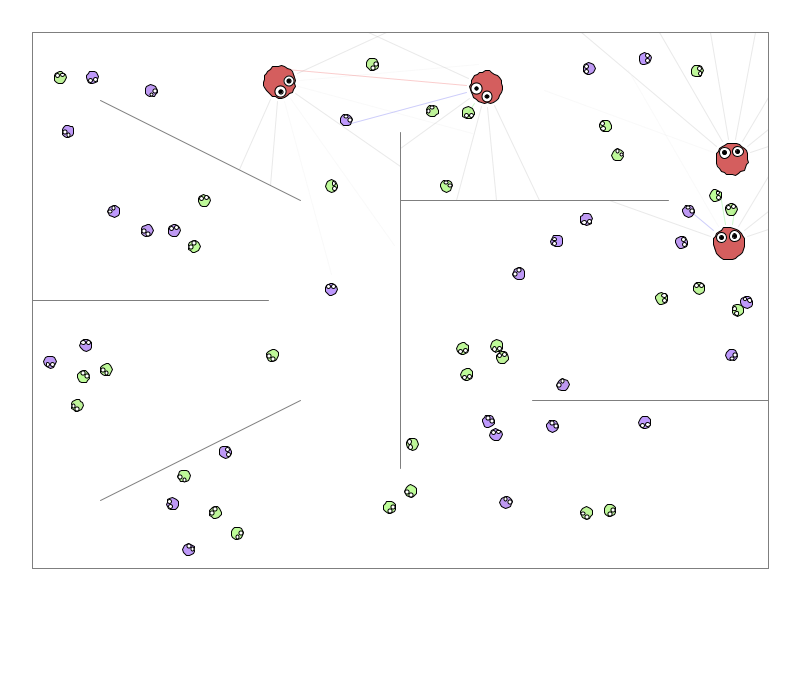
Frame 1 (no input)
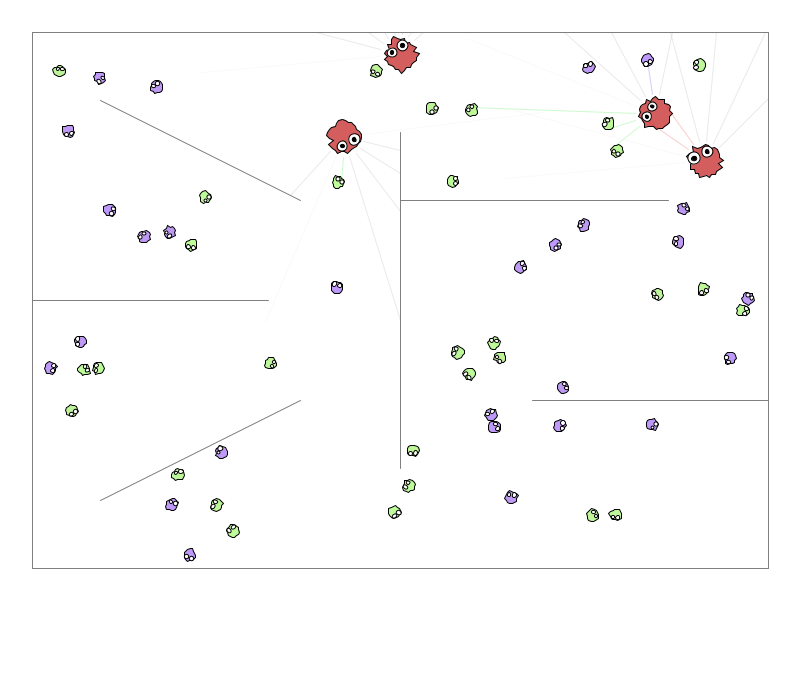
Frame 60 (the mouse pressed at the canvas centre just before this capture)
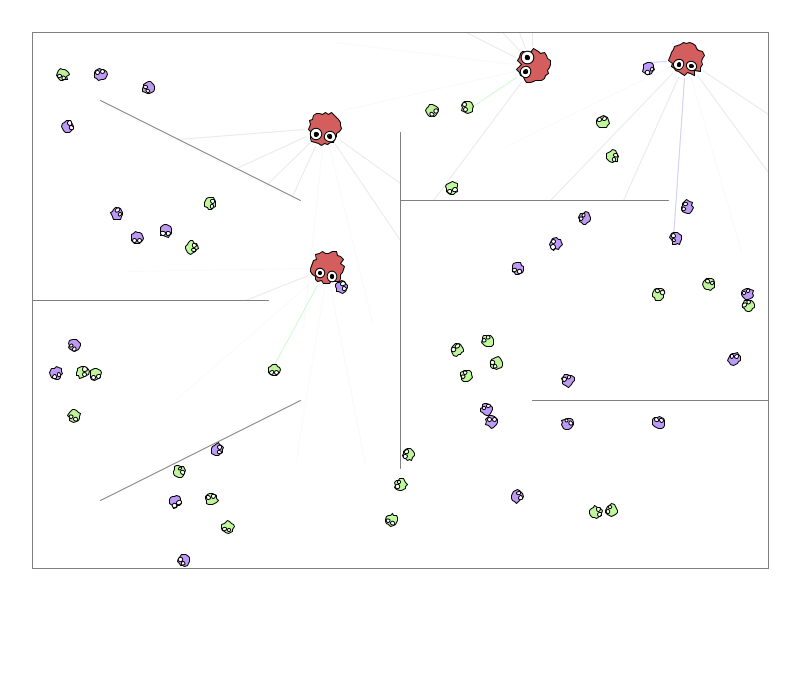
Frame 120 (the mouse held since frame 60 and released just before this capture)

The Processing sketch that drew these frames (run headless with seeded random() and noise(); from frame 60 on, the mouse is pressed at the canvas centre):

// Processing sketch: processing_160512
// ── processing_160512.pde

/* @pjs crisp=true; 
 */

// creature:  test of q learning and neural network for creature survival

World world;

void setup() {
  frameRate(30);
  size(800, 700); // leave 800x200 at bottom for other controls (use control panel)
  world = new World(800, 600);
  world.init(); // stuff that cannot be done in GameSetting.init()
}

void draw() {
  //world.display();
  background(255);
  world.display();
}

// main world where creature lives
class World {

  // universal constants
  final static int nCreatureType = 2; // 3 type of creature types for now
  final static int nActionState = 8; // can only move in 8 directions
  // 0 - food
  // 1 - base type of creature
  final static int TYPEFOOD = 0;
  final static int TYPECRITTER = 1;
  final static int INITCRITTER = 4;
  final static int INITFOOD = 60;
  final static int BREEDLIMIT = 10; // if less than total of 10 creatures, then generate more food.
  // this means if all 10 creatures are critters, they will eventually die of starvation if dLife/dTime is negative in future.
  final static float LARGENUM = 100000000000000000000000.0;

  final static float initLife = 100.0;
  final static float wallPenalty = -10.0;
  final static float foodNutrition = 10.0;
  final static int nPerception = 8;
  final static float CreatureEyeSightLength = 200.0;
  final static float gridSnap = 32; // area between outer walls and screen limit

  boolean DEBUGWALLMODE = false;
  boolean DEBUGTARGETMODE = false;
  boolean HUMANCONTROLMODE = true;

  // precompute for speed
  float[] sinTable;
  float[] cosTable;
  CreatureSetting[] creatureSetting;
  ArrayList<Creature> creatures;
  ArrayList<Wall> walls;
  Creature myCreature; // selected controlled creature, can select one at a time.

  int sizeX, sizeY; // size of game canvas (less than real canvas)
  int latest_cid; // assing a unique integer ID to each critter
  
  float barX, barY; // base location of info bar for selected creature

  CreatureSetting foodCreature, critterCreature; // settings of creatures such as size

    World(int theWidth, int theHeight) {
    sizeX = theWidth;
    sizeY = theHeight;
    
    barX = 10;
    barY = sizeY;

    sinTable = new float[360]; // precompute sine angles for each degree
    cosTable = new float[360]; // precompute cosine angles for each degree

    for (int i=0; i<360; i++) { // precompute sine tables
      sinTable[i] = sin(radians(i));
      cosTable[i] = cos(radians(i));
    }

    creatureSetting = new CreatureSetting[nCreatureType];
    creatures = new ArrayList<Creature>();
    walls = new ArrayList<Wall>();
    myCreature = null;

    latest_cid = 0;
  }

  void init() {
    // define the new creatures below:  (in the future can be replaced with JSON)
    foodCreature = new CreatureSetting();
    foodCreature.radius = 6.0;
    foodCreature.bodyColor = color(90, 199, 78, 255);
    foodCreature.maxSpeed = 0.15;
    foodCreature.maxForce = 0.15;
    foodCreature.nMembranePoints = 16;
    foodCreature.nPerception = 0;
    creatureSetting[0] = foodCreature;

    critterCreature = new CreatureSetting();
    critterCreature.radius = 16.0;
    critterCreature.bodyColor = color(200, 50, 50, 200);
    critterCreature.maxSpeed = 3.0;
    critterCreature.maxForce = 0.2;
    critterCreature.nMembranePoints = 32;
    critterCreature.nPerception = world.nPerception;
    creatureSetting[1] = critterCreature;

    // draw walls

    walls.add( new Wall(gridSnap, gridSnap, sizeX-gridSnap, gridSnap) );
    walls.add( new Wall(sizeX-gridSnap, gridSnap, sizeX-gridSnap, sizeY-gridSnap) );
    walls.add( new Wall(sizeX-gridSnap, sizeY-gridSnap, gridSnap, sizeY-gridSnap) );
    walls.add( new Wall(gridSnap, sizeY-gridSnap, gridSnap, gridSnap) );
    walls.add( new Wall(sizeX/2, 100+gridSnap, sizeX/2, sizeY-100-gridSnap) );
    walls.add( new Wall(gridSnap, sizeY/2, sizeX/2-100-gridSnap, sizeY/2) );
    walls.add( new Wall(sizeX/2, sizeY/3, sizeX-100-gridSnap, sizeY/3) );
    walls.add( new Wall(sizeX/2+100+gridSnap, 2*sizeY/3, sizeX-gridSnap, 2*sizeY/3) );
    walls.add( new Wall(100, 100, sizeX/2-100, sizeY/2-100) );
    walls.add( new Wall(100, sizeY-100, sizeX/2-100, sizeY/2+100) );

    for (int i = 0; i < INITCRITTER; i++) {
      addRandomCreature(TYPECRITTER);
    }

    for (int i = 0; i < INITFOOD; i++) {
      addRandomCreature(TYPEFOOD);
    }
  }

  // return true if (x, y) is within valid play area
  boolean inValidArea(float x, float y) {
    float g = 32;
    if ((x > g) && (x < (sizeX - g)) && (y > g) && (y < (sizeY - g))) {
      return true;
    }
    return false;
  }

  void addCreature(float x, float y, int creatureType) {
    float r = creatureSetting[creatureType].radius;
    if (isTouchingWall(x, y, r) == false && inValidArea(x, y) == true) {
      creatures.add( new Creature(x, y, creatureType) );
    }
  }

  void addRandomCreature(int creatureType) {
    float cx, cy, r;
    r = creatureSetting[creatureType].radius;
    do {
      cx = random(gridSnap, sizeX-gridSnap);
      cy = random(gridSnap, sizeY-gridSnap);
    } 
    while (isTouchingWall (cx, cy, r)==true);
    addCreature(cx, cy, creatureType);
  }  

  int createCID() {
    latest_cid ++;
    return latest_cid;
  }

  // returns true if a circle at cx, cy center point (radius r) is touching any of the walls in world
  boolean isTouchingWall(float cx, float cy, float r) {
    float d;
    for (Wall w : walls) {
      d = CustomTool.distanceToCircle(w.point1.x, w.point1.y, w.point2.x, w.point2.y, cx, cy, r);
      if (d <= r) {
        return true;
      }
    }
    return false;
  }

  CreatureSetting getCreatureSetting(int creatureType) {
    // access to 'world' global variable.
    if (creatureType == 0) {
      return foodCreature;
    }
    return critterCreature;
  }

  // returns whether location (x, y) is hovering on top of a creature
  // if so, sets myCreature to point to that creature if it is a critter
  boolean getCreatureAtLocation(float x, float y) {
    for (Creature c : creatures) {
      if (c.isInside(x, y)) {
        if (c.creatureType == TYPECRITTER) {
          myCreature = c;
        }
        return true;
      }
    }
    myCreature = null;
    return false;
  }


  float fastSin(float xDeg) {
    int deg = round(xDeg);
    if (deg >= 0) {
      return sinTable[(deg % 360)];
    }
    return -sinTable[((-deg) % 360)];
  }

  float fastCos(float xDeg) {
    int deg = round(xDeg);
    if (deg >= 0) {
      return cosTable[(deg % 360)];
    }
    return cosTable[((-deg) % 360)];
  }

  void rotatePVector(PVector orig, float theta) {
    // theta is in degrees
    float x, y;
    x = orig.x;
    y = orig.y;
    orig.x = x*fastCos(theta) - y*fastSin(theta);
    orig.y = x*fastSin(theta) + y*fastCos(theta);
  }



  void display () {
    Creature c;
    for (int i = 0; i < creatures.size (); i++) {
      c = creatures.get(i);
      c.decide();
      c.update();
      c.display();
    }

    for (Wall w : walls) {
      w.display();
    }

    if (mousePressed) {
      if ( getCreatureAtLocation(mouseX, mouseY) == false ) {
        addCreature(mouseX, mouseY, TYPEFOOD);
      }
    }

    if (myCreature != null) {
      strokeWeight(0.1);
      //fill(50, 50, 255, 50);
      //fill(255, 255, 255, 0);
      noFill();
      ellipse(myCreature.position.x, myCreature.position.y, myCreature.setting.radius*3, myCreature.setting.radius*3);
      displayCreatureDetails(myCreature);
    }
    
    // if no food left, add random food again
    if (creatures.size() <= BREEDLIMIT) {
    for (int i = 0; i < INITFOOD; i++) {
      addRandomCreature(TYPEFOOD);
    }
    }
    
  }
  
  // draws on the lower part of the screen details about the creature
  void displayCreatureDetails(Creature c) {
    // draw life bar
    float life = c.setting.life;
    fill(min(255,max(-life*100,0)), min(255,max(life*100,0)), 0, 120);
    rect(barX+100, barY-8, map(life, 0, 200, 0, 100), 16);
    
    // draw perception rods
    float rodWidth = 8;
    float rodHeight = 16;
    color nutritionColor = color(255, 255, 255, 120);

    for (int i = c.setting.nPerception-1; i >=0 ; i--) { // descending loop to map natural direction to screen (left to right)
      PerceptionRod p = c.perceptionRods[i];
      fill(p.rodColor);
      rect(barX+i*rodWidth+10, barY+16, rodWidth, rodHeight);
      if (p.sightNutrition >= 0) {
        nutritionColor = color(50, 155+map(p.sightNutrition, 0, 10, 0, 100), 50, 120);
      } else {
        nutritionColor = color(155+map(-p.sightNutrition, 0, 10, 0, 100), 50, 50, 120);
      }
      fill(nutritionColor);
      rect(barX+10+i*rodWidth, barY+16+rodHeight+1, rodWidth, rodHeight);
      fill(50, 50, 200, map(p.sightDistance, 0, world.CreatureEyeSightLength, 150, 0));
      rect(barX+10+i*rodWidth, barY+16+2*rodHeight+2, rodWidth, rodHeight);
    }
    
  }
  
}

class Wall {
  PVector point1;
  PVector point2;
  color wallColor;
  float nutrition;

  Wall(float x1, float y1, float x2, float y2) {
    wallColor = color(127);
    point1 = new PVector(x1, y1);
    point2 = new PVector(x2, y2);
    nutrition = world.wallPenalty; // if critter hits wall, it loses some life.
  }

  void display() {

    stroke(wallColor);
    line(point1.x, point1.y, point2.x, point2.y);
  }

  void setColorBlack() {
    wallColor = color(100);
  }

  void setColorRed() {
    wallColor = color(255, 0, 0);
  }
}

class PerceptionRod {
  PVector theCenter;
  float directionDegree; // direction in degrees (not radians)
  PVector direction; // normalized direction vector.
  color rodColor;
  PVector point1;
  PVector point2;
  float bufferSpace = 4.0;

  // record what is seen
  int sightType;
  float sightLife;
  float sightNutrition;
  float sightDistance;

  PerceptionRod() {
    rodColor = color(230, 230, 230, 100);
    theCenter = new PVector(0.0, 0.0);
    direction = new PVector(0.0, 0.0);
    point1 = new PVector(0.0, 0.0);
    point2 = new PVector(0.0, 0.0);
  }

  void init(float cx, float cy, float r, float directionAngleDegrees, float eyeSight) {
    theCenter.x = cx;
    theCenter.y = cy;
    directionDegree = directionAngleDegrees;
    direction.x = world.fastCos(directionDegree);
    direction.y = world.fastSin(directionDegree);
    point1.x = (r + bufferSpace) * direction.x;
    point1.y = (r + bufferSpace) * direction.y;
    point2.x = (eyeSight) * direction.x;
    point2.y = (eyeSight) * direction.y;
    point1.add(theCenter);
    point2.add(theCenter);

    sightDistance = eyeSight;
    sightType = -2; // nothing
    sightLife = 0.0;
    sightNutrition = 0.0;
  }

  void processSight() {
    float x1, y1, x2, y2, cx, cy, r;
    float best, d2, dpt_creature;
    PVector pt;
    x1 = point1.x;
    y1 = point1.y;
    x2 = point2.x;
    y2 = point2.y;
    best = world.LARGENUM;

    // scan for walls
    float x3, y3, x4, y4;
    for (Wall w : world.walls) {
      x3 = w.point1.x;
      y3 = w.point1.y;
      x4 = w.point2.x;
      y4 = w.point2.y;
      pt = CustomTool.intersection_lineline(x1, y1, x2, y2, x3, y3, x4, y4);
      if (pt != null) {
        d2 = CustomTool.dist2(pt, point1);
        if (d2 < best) {
          best = d2;
          sightType = -1; // wall
          sightLife = 0.0; // no life for walls
          sightNutrition = w.nutrition;
          x2 = pt.x;
          y2 = pt.y;
        }
      }
    }

    // scan for creatures
    for (Creature c : world.creatures) {
      cx = c.position.x;
      cy = c.position.y;
      r = c.setting.radius;
      pt = CustomTool.getClosestPointToCenter( x1, y1, x2, y2, cx, cy, r);
      d2 = CustomTool.dist2(pt, point1);
      dpt_creature = CustomTool.dist2(pt, c.position);
      if (d2 < best && (dpt_creature < r*r) ) {
        best = d2;
        //sightDistance = eyeSight;
        sightType = c.creatureType; // nothing
        sightLife = c.setting.life;
        sightNutrition = c.setting.nutrition;
        x2 = pt.x;
        y2 = pt.y;
      }
    }

    point2.x = x2;
    point2.y = y2;
    sightDistance = sqrt(CustomTool.dist2(point1, point2));

    // update color
    if (sightType == world.TYPECRITTER) {
      rodColor = color(230, 0, 0, 50);
    } else if (sightType == world.TYPEFOOD) {
      if (sightNutrition >= 0) {
        rodColor = color(0, 230, 0, 50);
      } else {
        rodColor = color(0, 0, 230, 50);
      }
    } else if (sightType == -1) { // wall
      rodColor = color(200, 200, 200, 100);
    } else {
      rodColor = color(240, 240, 240, 100);
    }
  }

  void display() {
    stroke(rodColor);
    line(point1.x, point1.y, point2.x, point2.y);
  }
}

class CreatureSetting {
  float radius;
  color bodyColor;
  float maxSpeed;
  float maxForce;
  int nMembranePoints;
  float life; // the creature's life
  float nutrition; // how much life is available for other creatures if this creature died and is eaten.
  int nPerception; // how many perception sticks creature owns
  float eyeSight; // length (in pixels) of how far creature can see.

  CreatureSetting() {
    radius = 4;
    bodyColor = color(127, 127, 127, 127);
    maxSpeed = 1.0;
    maxForce = 1.0;
    nMembranePoints = 6;
    life = world.initLife;
    nutrition = 0.0;
    nPerception = 0;
    eyeSight = world.CreatureEyeSightLength;
  }

  CreatureSetting getCopy() {
    CreatureSetting result = new CreatureSetting();
    result.radius = radius;
    result.bodyColor = bodyColor;
    result.maxSpeed = maxSpeed;
    result.maxForce = maxForce;
    result.nMembranePoints = nMembranePoints;
    result.life = life;
    result.nutrition = nutrition;
    result.nPerception = nPerception;
    result.eyeSight = eyeSight;
    return result;
  }
}


class Creature {

  // All the usual stuff
  PVector position;
  CreatureSetting setting;
  PerceptionRod[] perceptionRods;
  PVector velocity;
  PVector acceleration;
  float directionAngle;

  int creatureType;
  int cid; // unique ID number for each creature.

  float[] membraneDeviation;
  float[] membraneLocX;
  float[] membraneLocY;

  // Constructor initialize all values
  Creature(float x, float y, int theCreatureType) {
    position = new PVector(x, y);
    creatureType = theCreatureType;
    setting = world.creatureSetting[creatureType].getCopy(); // make a copy of the settings

    // generate a unique ID for the creature in the world.
    cid = world.createCID();

    // generate array of perception rods to see.
    perceptionRods = new PerceptionRod[setting.nPerception];

    for (int i = 0; i < setting.nPerception; i++) {
      perceptionRods[i] = new PerceptionRod();
    }

    // initial speed/accel etc
    acceleration = new PVector(0, 0);
    velocity = new PVector(0, 0);
    directionAngle = 0.0;

    // precalc location for random membrane
    int nMembranePoints = setting.nMembranePoints;

    membraneDeviation = new float[nMembranePoints];
    membraneLocX = new float[nMembranePoints];
    membraneLocY = new float[nMembranePoints];

    for (int i = 0; i < setting.nMembranePoints; i++) {
      membraneDeviation[i] = 0.0;
      float angle = i * (360 / nMembranePoints);
      membraneLocX[i] = world.fastCos(angle);
      membraneLocY[i] = world.fastSin(angle);
    }

    // create possibility for bad food.
    if (creatureType == world.TYPEFOOD) {
      float nutrition = random(-world.foodNutrition, world.foodNutrition);
      if (nutrition >= 0) {
        nutrition = map(nutrition, 0, world.foodNutrition, world.foodNutrition/2, world.foodNutrition);
      } else {
        nutrition = -map(-nutrition, 0, world.foodNutrition, world.foodNutrition/2, world.foodNutrition);
      }
      float greenColor = 0;
      float blueColor = 0;
      if (nutrition > 0) { // good stuff is green
        greenColor = map(nutrition, 0, world.foodNutrition, 150, 205);
      } else { // bad stuff is blue
        blueColor = map(-nutrition, 0, world.foodNutrition, 150, 205);
      }
      setting.nutrition = nutrition;
      setting.bodyColor = color(125, 50+greenColor, 50+blueColor, 127);
    }
  }

  // returns true of (x, y) is inside creature
  boolean isInside(float x, float y) {
    float dx = x - position.x;
    float dy = y - position.y;
    float d2 = dx*dx + dy*dy;
    if ( d2 <= (setting.radius*setting.radius) ) {
      return true;
    }
    return false;
  }

  void decide() {

    // seperate from similar creatures (and detect if eating other creature)
    PVector separateForce = separate();

    PVector theTarget = null;

    //theTarget = getClosestTarget();
    theTarget = getWanderingTarget();
    
    // the below enables mosue to control the creature
    if ( world.HUMANCONTROLMODE == true && world.myCreature != null && world.myCreature.cid == cid) {
      theTarget = new PVector(mouseX, mouseY); // if player controlled.
    }

    PVector seekForce = new PVector(0.0, 0.0);

    if (theTarget != null) {
      seekForce = seek(theTarget);
    } 

    separateForce.mult(2); // this control the relative strength of each forces
    seekForce.mult(1); // control relative strength
    applyForce(separateForce);
    applyForce(seekForce);
  }

  void applyForce(PVector force) {
    acceleration.add(force); // can divide by mass to do a = f / m (f=ma) here.
  }

  void stopMovement() {
    velocity.mult(0);
  }

  // based off a number from 0 to 8 (exclisive) return the point on the circle that will be the target for agent.
  PVector getTargetFromAction(int action) {
    float angle = 360.0 * float(action)/float(world.nActionState);
    PVector theTarget = new PVector(world.fastCos(angle), world.fastSin(angle));
    PVector direction = new PVector();
    direction = velocity.get();
    direction.normalize();
    direction.mult(setting.radius);

    theTarget.mult(setting.radius);

    //    theTarget.rotate(directionAngle); // not implemented in processingjs
    world.rotatePVector(theTarget, directionAngle);

    theTarget.add(direction);
    theTarget.add(position);

    if (world.DEBUGTARGETMODE == true) {
      fill(200);
      ellipse(theTarget.x, theTarget.y, 4, 4);
      fill(255);
      PVector theCenter = new PVector();
      theCenter = PVector.add(direction, position);
      ellipse(theCenter.x, theCenter.y, setting.radius*2, setting.radius*2);
    }
    return theTarget;
  }

  PVector getWanderingTarget() {
    int action; // 0 to world.nActionState (exclisive), 
    action = int( random(0, world.nActionState) );

    return getTargetFromAction(action);
  }

  PVector getClosestTarget() {
    PVector theTarget;
    PVector bestTarget = null;
    float d2;
    float closest = world.LARGENUM;
    for (int i = 0; i < world.creatures.size (); i++) {
      if (cid == world.creatures.get(i).cid || creatureType == world.creatures.get(i).creatureType) {
        // self is not a target, also same type is not a target.
        continue;
      }
      theTarget = world.creatures.get(i).position;
      d2 = CustomTool.dist2(position, theTarget);
      if (d2 < closest) {
        bestTarget = theTarget;
        closest = d2;
      }
    }
    if (bestTarget == null && creatureType == world.TYPECRITTER) {
      for (int i = 0; i < 30; i++) {
        world.addRandomCreature(world.TYPEFOOD);
      }
    }
    return bestTarget;
  }

  // A method that calculates a steering force towards a target
  // STEER = DESIRED MINUS VELOCITY
  PVector seek(PVector theTarget) {
    PVector desired = PVector.sub(theTarget, position);  // A vector pointing from the location to the target
    float magsq = CustomTool.dist2(theTarget, position);
    float r = setting.radius;
    float factor = min(1.0, magsq / (r * r));
    // Normalize desired and scale to maximum speed

    desired.normalize();
    desired.mult(setting.maxSpeed*factor);
    // Steering = Desired minus velocity
    PVector steer = PVector.sub(desired, velocity);
    steer.limit(setting.maxForce);  // Limit to maximum steering force
    if (creatureType == world.TYPEFOOD) {
      steer.mult(-1.0); // go away from predator
    }
    return steer;
  }

  // Separation and eating
  // Method checks for nearby creatures and moves away from same type
  PVector separate () {
    float r = setting.radius;
    float other_r = 0.0;
    float desired_d2 = (r*2)*(r*2);
    PVector sum = new PVector();
    int count = 0;
    // For every boid in the system, check if it's too close
    Creature other;
    for (int i = 0; i < world.creatures.size (); i++) {
      other = world.creatures.get(i);
      float d2 = CustomTool.dist2(position, other.position);
      other_r = other.setting.radius;
      desired_d2 = r + other_r;
      desired_d2 *= desired_d2;
      // If the distance is greater than 0 and less than an arbitrary amount
      if ((cid != other.cid) && (d2 < desired_d2) ) {
        if (creatureType == other.creatureType) {
          // Calculate vector pointing away from neighbor
          PVector diff = PVector.sub(position, other.position);
          diff.normalize();
          diff.div(desired_d2);        // Weight by distance
          sum.add(diff);
          count++;            // Keep track of how many
        } else if ( (creatureType == world.TYPECRITTER) && (other.creatureType == world.TYPEFOOD) ) { // eat the prey
          // absorb nutrition after eating
          setting.life += other.setting.nutrition;
          world.creatures.get(i).setting.life = 0.0;
          world.creatures.remove(i);
        }
      }
    }

    // Average -- divide by how many
    if (count > 0) {
      sum.div(count);
      // Our desired vector is the average scaled to maximum speed
      sum.normalize();
      sum.mult(setting.maxSpeed);
      // Implement Reynolds: Steering = Desired - Velocity
      sum.sub(velocity);
      sum.limit(setting.maxForce);
    }
    return sum;
  }

  // return the cloesest point from any wall in world.walls from self.
  PVector getClosestPointToWall() {
    PVector result;
    PVector pt;
    result = null;
    float best = world.LARGENUM;
    float x1, x2, y1, y2, cx, cy, r, d2;
    cx = position.x;
    cy = position.y;
    r = setting.radius;
    for (Wall w : world.walls) {
      x1 = w.point1.x;
      y1 = w.point1.y;
      x2 = w.point2.x;
      y2 = w.point2.y;
      pt = CustomTool.getClosestPointToCenter( x1, y1, x2, y2, cx, cy, r);
      d2 = CustomTool.dist2(pt, position);
      if (d2 < best) {
        best = d2;
        result = pt;
      }
    }
    return result;
  }

  void update() {

    // Update velocity
    velocity.add(acceleration);
    // Limit speed
    velocity.limit(setting.maxSpeed);

    directionAngle = degrees(atan2(velocity.y, velocity.x)); // update the direction angle of creature (radians);

    PVector wallPt;
    // do wall collision here
    wallPt = getClosestPointToWall();

    if (world.DEBUGWALLMODE == true) {
      fill(200);
      ellipse(wallPt.x, wallPt.y, 8, 8);
      line(wallPt.x, wallPt.y, position.x, position.y);
    }

    if (isInside(wallPt.x, wallPt.y) == true) {
      //do bounce here
      // u = (v · n / n · n) n 
      // w = v − u
      // v' = w - u
      //
      PVector u = new PVector();
      PVector n = new PVector();
      PVector w = new PVector();
      n = PVector.sub(position, wallPt);
      n.normalize();
      u = PVector.mult(n, PVector.dot(velocity, n));
      w = PVector.sub(velocity, u);
      velocity = PVector.sub(w, u);
      PVector bounce = new PVector();
      bounce = velocity.get();
      bounce.normalize();
      bounce.mult(setting.radius/4.0);
      position.add(bounce);
      
      // take off life for hitting wall:
      setting.life += world.wallPenalty;
    }

    position.add(velocity);

    // Reset accelertion to 0 each cycle
    acceleration.mult(0);

    // update perception rods
    float angleIncrement = 180.0 / float(setting.nPerception+1);

    float perceptionAngle = directionAngle+angleIncrement-90.0;// + angleIncrement;

    for (int i = 0; i < setting.nPerception; i++) {
      perceptionRods[i].init(position.x, position.y, setting.radius, perceptionAngle, setting.eyeSight);
      perceptionRods[i].processSight();
      perceptionAngle += angleIncrement;
    }
  }

  void display() {
    // draws the creature

    fill(setting.bodyColor);
    strokeWeight(1);
    stroke(0);
    pushMatrix();

    translate(position.x, position.y);
    float theta = velocity.heading2D() + radians(90);
    rotate(theta);
    beginShape();
    float len = 0;
    float deviation = 0;
    float locX, locY;
    int nMembranePoints = setting.nMembranePoints;
    float r = setting.radius; // short hand for radius

      // draw the body of the creature
    for (int i = 0; i < nMembranePoints; i++) {
      deviation = membraneDeviation[i];
      deviation += r*0.05*random(-1, 1);
      deviation *= 0.95;
      membraneDeviation[i] = deviation;
      len = r + deviation;
      locX = membraneLocX[i];
      locY = membraneLocY[i];
      vertex(len*locX, len*locY);
    }
    endShape(CLOSE);
    // draw the eyes
    for (int i = 0; i < 2; i++ ) { // draw 2 eyes
      int eyeIndex = round(nMembranePoints*(0.625+0.25*i));
      float eyeDist = 0.6;
      len = r + membraneDeviation[eyeIndex];
      locX = membraneLocX[eyeIndex];
      locY = membraneLocY[eyeIndex];
      fill(255);
      ellipse(len*locX*eyeDist, len*locY*eyeDist, len/1.5, len/1.5);
      if (setting.radius > 8) { // only draw eye pupil if radius is large enough
        fill(0);
        ellipse(len*locX*eyeDist, len*locY*eyeDist, len/(4), len/(4));
      }
    }
    popMatrix();

    // draw perception rods
    for (PerceptionRod p : perceptionRods) {
      p.display();
    }
  }
}

// A useful class to intersect lines and circles or to gest the closest point to a circle in a given segment
// author      Ale Gonzlez

static class CustomTool
{

  static float distanceToCircle(float x1, float y1, float x2, float y2, float cx, float cy, float r)
  {
    PVector closest = getClosestPointToCenter(x1, y1, x2, y2, cx, cy, r);
    float d = abs(sqrt((closest.x - cx)*(closest.x - cx) + (closest.y - cy)*(closest.y - cy)) - r);
    return d;
  }

  static float distanceToCenter(float x1, float y1, float x2, float y2, float cx, float cy, float r)
  {
    PVector closest = getClosestPointToCenter(x1, y1, x2, y2, cx, cy, r);
    float d = sqrt((closest.x - cx)*(closest.x - cx) + (closest.y - cy)*(closest.y - cy));
    return d;
  }

  static float squaredDistanceToCircle(float x1, float y1, float x2, float y2, float cx, float cy, float r)
  {
    float d = distanceToCircle(x1, y1, x2, y2, cx, cy, r);
    return d*d;
  }

  static float squaredDistanceToCenter(float x1, float y1, float x2, float y2, float cx, float cy, float r)
  {
    PVector closest = getClosestPointToCenter(x1, y1, x2, y2, cx, cy, r);
    float d = (closest.x - cx)*(closest.x - cx) + (closest.y - cy)*(closest.y - cy);
    return d;
  }

  static PVector getClosestPointToCenter(float x1, float y1, float x2, float y2, float cx, float cy, float r)
  {
    float
      dx = x2-x1, 
    dy = y2-y1, 
    sLength = sqrt(dx*dx + dy*dy), 
    sx = dx/sLength, 
    sy = dy/sLength, 
    pLength = (cx-x1)*sx + (cy-y1)*sy;

    if (pLength < 0)
      return new PVector(x1, y1);
    else if (pLength > sLength)
      return new PVector(x2, y2);

    return new PVector(x1 + sx*pLength, y1 + sy * pLength);
  }

  static PVector[] intersect(float x1, float y1, float x2, float y2, float cx, float cy, float r)
  {
    float sqR = r*r;
    //Check if segment extremes are inside the circle
    boolean
      oneInside = (cx-x1)*(cx-x1)+(cy-y1)*(cy-y1) < sqR, 
    twoInside = (cx-x2)*(cx-x2)+(cy-y2)*(cy-y2) < sqR;

    //If segment is inside the circle there is no intersection
    if (oneInside && twoInside) return null;

    //Get a normalized vector (sx, sy) in the direction of the segment and its magnitude (sLength)
    float
      dx = x2-x1, 
    dy = y2-y1, 
    sLength = sqrt(dx*dx + dy*dy), 
    sx = dx/sLength, 
    sy = dy/sLength;

    //Calculate the length of the projected line (pLength) connecting the origin
    // of the segment (x1, y1) to the center of the circle (cx, cy) using dot product
    float pLength = (cx-x1)*sx + (cy-y1)*sy;

    //Check if closest point in the segment is one of the segment extremes and if there is intersection in that case
    if ((pLength < 0 && !oneInside) || (pLength > sLength && !twoInside)) return null;

    //Else, closest point is between both extremes
    //If distance from this point to center is bigger than radius there is no intersection
    float
      x = x1 + sx * pLength, 
    y = y1 + sy * pLength, 
    d = sqR - ((x-cx)*(x-cx) + (y-cy)*(y-cy));
    if (d < 0) return null;

    //Calculate distance from this point to intersection points (applying Pythagoras theorem)
    d = sqrt(d);
    //Calculate intersection points
    if (oneInside)
    return new PVector[] {
      new PVector(x+sx*d, y+sy*d), null
    };
    if (twoInside)
    return new PVector[] {
      new PVector(x-sx*d, y-sy*d), null
    };
    //else
    return new PVector[] {
      new PVector(x+sx*d, y+sy*d), new PVector(x-sx*d, y-sy*d)
      };
    }

    // added fast d2 method
    static float dist2(PVector p1, PVector p2) {
      float d1 = p1.x - p2.x;
      float d2 = p1.y - p2.y;
      return (d1*d1 + d2*d2);
    }

  static boolean same_sign(float a, float b) {

    return (( a * b) >= 0);
  }

  // check for line-line intersection
  static PVector intersection_lineline(float x1, float y1, float x2, float y2, float x3, float y3, float x4, float y4) {

    float a1, a2, b1, b2, c1, c2;
    float r1, r2, r3, r4;
    float denom, offset, num;
    float x, y;
    x = 0;
    y = 0;

    PVector result;

    result = null;

    a1 = y2 - y1;

    b1 = x1 - x2;
    c1 = (x2 * y1) - (x1 * y2);

    r3 = ((a1 * x3) + (b1 * y3) + c1);
    r4 = ((a1 * x4) + (b1 * y4) + c1);

    if ((r3 != 0) && (r4 != 0) && same_sign(r3, r4)) {
      return result;
    }

    a2 = y4 - y3;
    b2 = x3 - x4;
    c2 = (x4 * y3) - (x3 * y4);

    r1 = (a2 * x1) + (b2 * y1) + c2;
    r2 = (a2 * x2) + (b2 * y2) + c2;

    if ((r1 != 0) && (r2 != 0) && (same_sign(r1, r2))) {
      return result;
    }

    denom = (a1 * b2) - (a2 * b1);

    if (denom == 0) {
      return result;
    }

    if (denom < 0) {
      offset = -denom / 2;
    } else {
      offset = denom / 2 ;
    }

    num = (b1 * c2) - (b2 * c1);
    if (num < 0) {
      x = (num - offset) / denom;
    } else {
      x = (num + offset) / denom;
    }

    num = (a2 * c1) - (a1 * c2);
    if (num < 0) {
      y = ( num - offset) / denom;
    } else {
      y = (num + offset) / denom;
    }

    result = new PVector(x, y);

    return result;
  }
}
